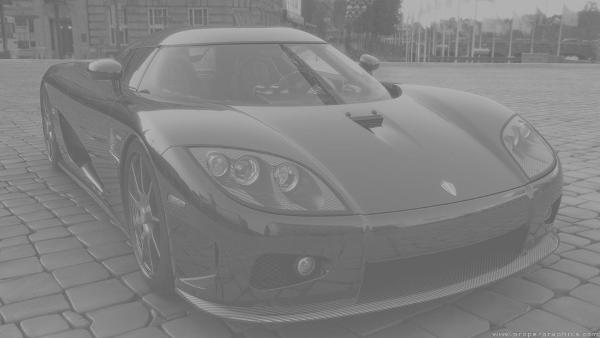
#> input picture car.jpg, 600 x 338 px
$ python ImageProcess.py
#> lines starting #> are read from the running program, lines starting #| are printed output that depends on the picture; after the words box and inside, x2 and y2 are one past the last pixel; in counts of white or black regions, pixels touching at a corner belong together
### unit.py
import cv2
import numpy as np
from matplotlib import pyplot as plt

def compute_histogram(arr, min_v, max_v):
    # Create a mask to filter out pixels within the range [min_v, max_v]
    mask = (arr >= min_v) & (arr <= max_v)
    # Calculate the histogram within the range [min_v, max_v]
    hist = cv2.calcHist([arr[mask]], [0], None, [max_v - min_v + 1], [min_v, max_v + 1])
    return hist.flatten()

def compute_cdf(hist, min_v, max_v):
    cdf = np.cumsum(hist)
    cdf_normalized = ((max_v - min_v) / cdf[-1]) * cdf + min_v
    return cdf_normalized.astype(np.uint8)


# [5 lines left out: function draw_histogram_, not called in this run]


### ImageProcess.py
import cv2
import numpy as np
from unit import compute_histogram, compute_cdf, draw_histogram_


class ImageProcess:
    def __init__(self, iamge_path) -> None:
#> called with iamge_path = 'car.jpg'
        self.image = cv2.imdecode(np.fromfile(iamge_path, dtype=np.uint8), -1)
#> self.image is the input picture: shape (338, 600); min 81, max 187, mean 128.7
        self.image = cv2.resize(self.image, None, fx=0.75, fy=1.0, interpolation=cv2.INTER_AREA)
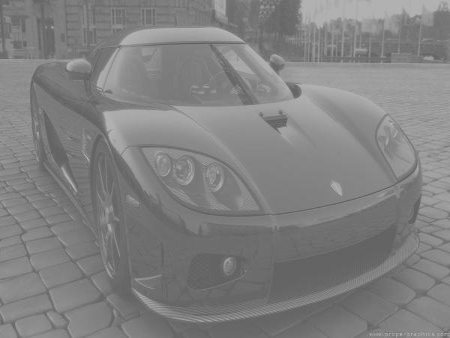
#> self.image: shape (338, 450); min 90, max 186, mean 128.7

    # Function to compute brightness and contrast
    # [61 lines left out: functions calculate_brightness_contrast, calculate_brightness_contrast_lab, adaptive_histogram_equalization, equalize_histogram, not called in this run]

    def Local_Region_Stretch(self):
        hists = cv2.calcHist([self.image], [0], None, [256], [0, 256])
#> hists = 256 values, max 4527 at index 110, min 0 at index 0, mean 594.1
        hists = hists.flatten()
        hists_cdf = np.cumsum(hists)
#> hists_cdf = 256 values from 0 to 152100

        scale1 = int(np.searchsorted(hists_cdf, hists_cdf[-1] * 0.333))
#> scale1 = 119
        scale2 = int(np.searchsorted(hists_cdf, hists_cdf[-1] * 0.667))
#> scale2 = 135

        # split images
        dark_index = (self.image <= scale1)
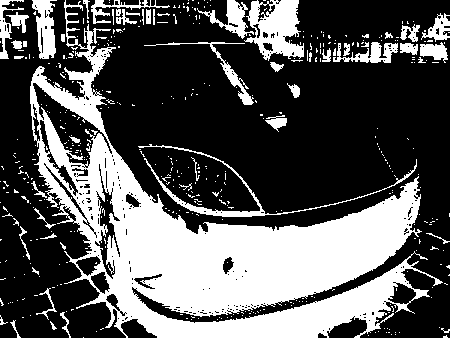
#> dark_index: shape (338, 450) bool; 34.3% white; 459 white regions (408 under 20 px), largest, box (x1, y1, x2, y2) and area: (30, 0, 443, 338) 40769, (244, 0, 304, 61) 2147, (138, 144, 417, 217) 1193
        mid_index = (self.image > scale1) & (self.image <= scale2)
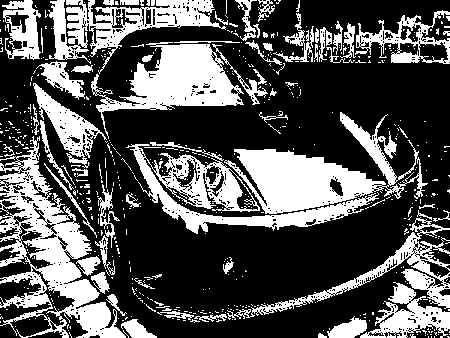
#> mid_index: shape (338, 450) bool; 33.3% white; 594 white regions (527 under 20 px), largest, box (x1, y1, x2, y2) and area: (0, 136, 126, 338) 8801, (224, 112, 428, 214) 7352, (91, 42, 244, 139) 5621
        bright_index = (self.image > scale2)
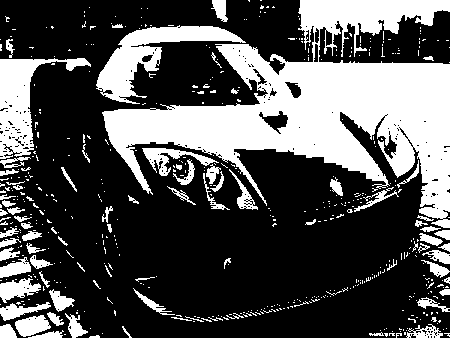
#> bright_index: shape (338, 450) bool; 32.3% white; 523 white regions (442 under 20 px), largest, box (x1, y1, x2, y2) and area: (102, 0, 450, 228) 31592, (96, 25, 246, 104) 3689, (0, 58, 91, 159) 3221
        # Apply histogram equalization for each region
        img_equalized = np.zeros_like(self.image)

        # histogram equalization individually
        dark_hists = compute_histogram(self.image[dark_index], 0, scale1)
#> in compute_histogram, `hist = cv2.calcHist([arr[mask]], [0], None, [max_v - min_v + 1], [min_..`: hist = 120 values, max 4527 at index 110, min 0 at index 0, mean 435
#> dark_hists has the same summary as hist in compute_histogram
        dark_cdf = compute_cdf(dark_hists, 0, scale1)
#> in compute_cdf, `cdf = np.cumsum(hist)`: cdf = 120 values from 0 to 52199
#> in compute_cdf, `cdf_normalized = ((max_v - min_v) / cdf[-1]) * cdf + min_v`: cdf_normalized = 120 values from 0 to 119
#> dark_cdf = 120 values from 0 to 119
        img_equalized[dark_index] = dark_cdf[self.image[dark_index]]
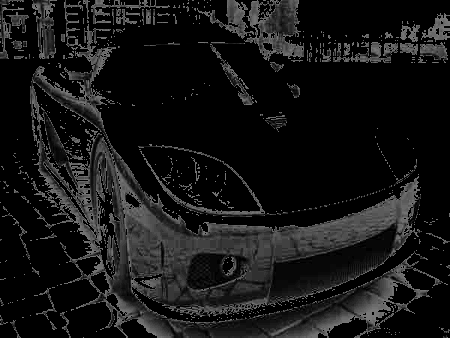
#> img_equalized: shape (338, 450); min 0, max 119, mean 21.3

        mid_hists = compute_histogram(self.image[mid_index], scale1, scale2)
#> mid_hists = 17 values, max 4402 at index 7, min 0 at index 0, mean 2983.5
        mid_cdf = compute_cdf(mid_hists, scale1, scale2)
#> mid_cdf = 17 values from 119 to 135
        img_equalized[mid_index] = mid_cdf[self.image[mid_index] - scale1]
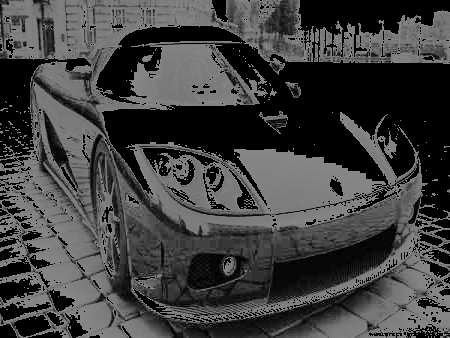
#> img_equalized: shape (338, 450); min 0, max 135, mean 63.7

        bright_hists = compute_histogram(self.image[bright_index], scale2, 256 - 1)
#> bright_hists = 121 values, max 3400 at index 1, min 0 at index 0, mean 406.5
        bright_cdf = compute_cdf(bright_hists, scale2, 256 - 1)
#> bright_cdf = 121 values from 135 to 255
        img_equalized[bright_index] = bright_cdf[self.image[bright_index] - scale2]

        return img_equalized


if __name__ == "__main__":
    ImageProcess_class = ImageProcess(r'car.jpg')

    Original_image = ImageProcess_class.image
    Local_Region_image = ImageProcess_class.Local_Region_Stretch()
    combined_image = cv2.hconcat([Original_image, Local_Region_image])
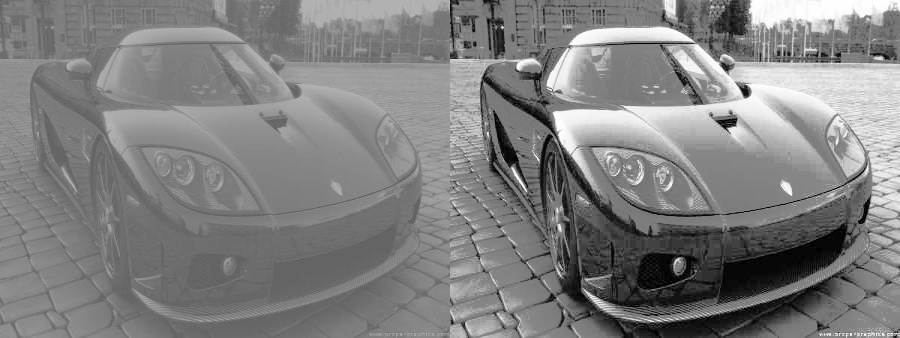
#> combined_image: shape (338, 900); min 0, max 255, mean 128

    cv2.imshow('Combined Image', combined_image)
    cv2.waitKey(0)
    cv2.destroyAllWindows()
